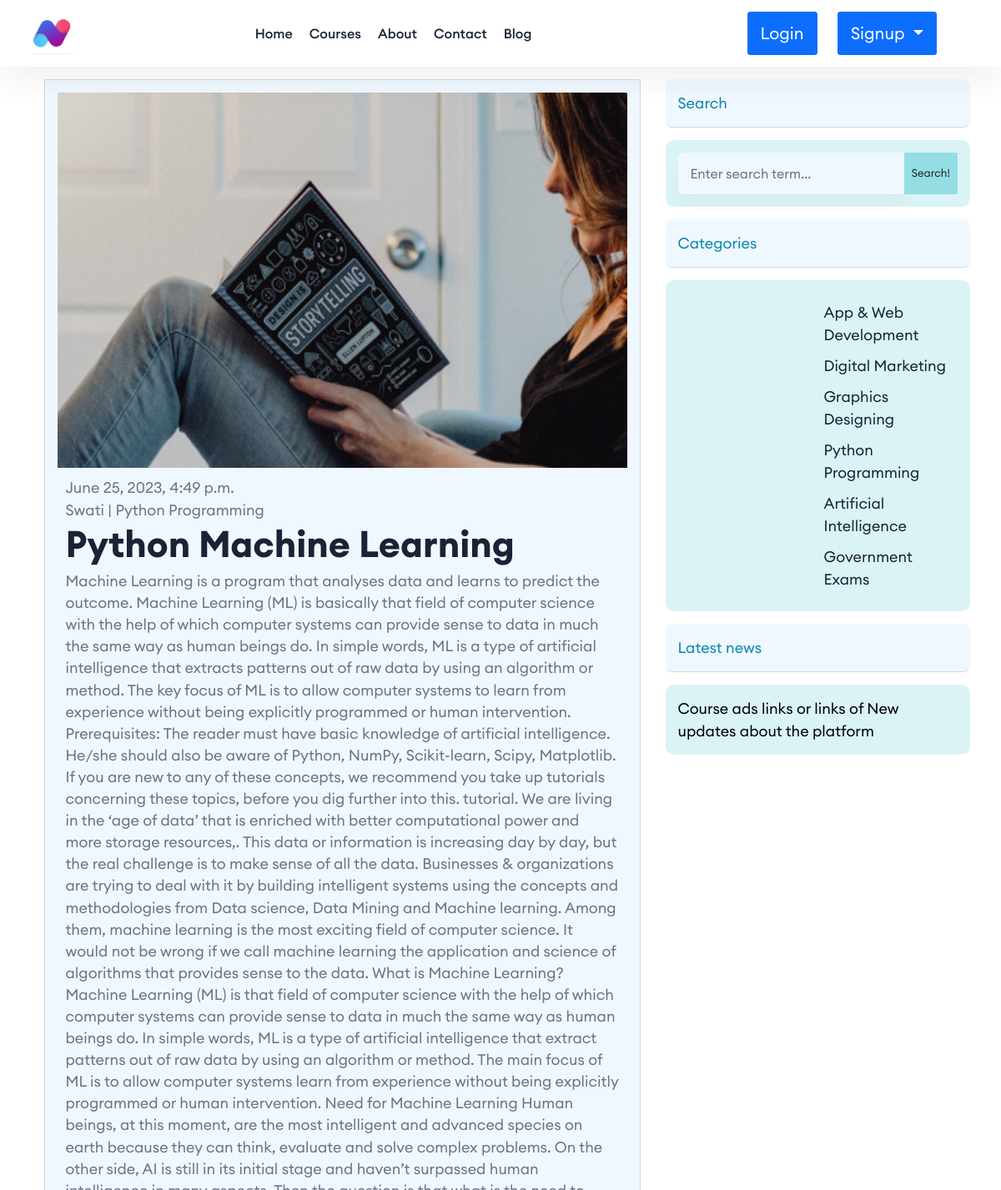
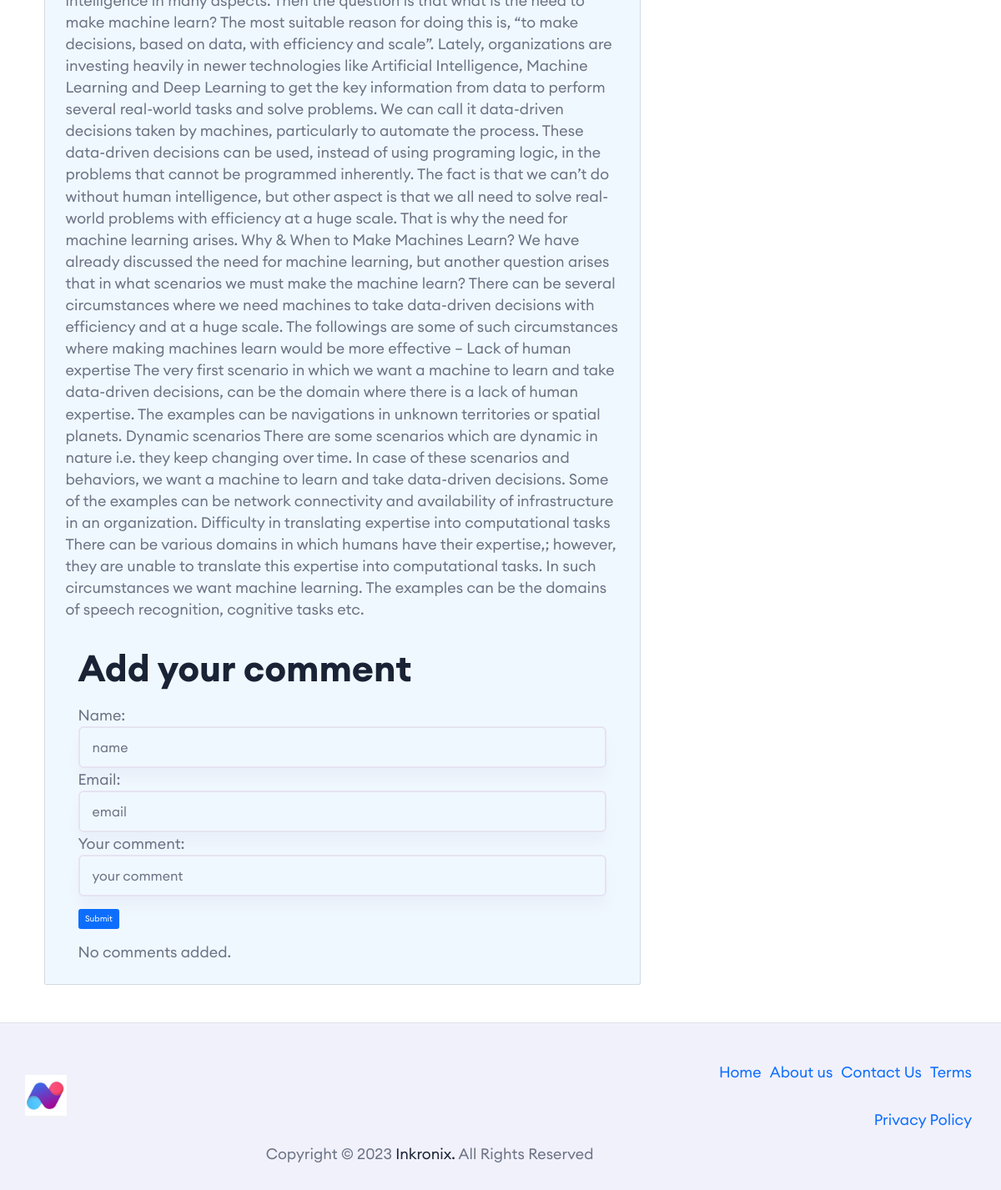
Screenshot of /blog/9 with the database file from the repository (2 pictures, top to bottom).
### blog/models.py (models this page shows, shortened)
class Blog(models.Model):
    blog_title = models.CharField(default="Title", max_length=100)
    blog_text = models.TextField(default="My Blog", max_length=10000)
    blog_image = models.ImageField(upload_to="images/blog")
    blog_date_time = models.DateTimeField(default=datetime.now)
    writer_name = models.ForeignKey(Writer, on_delete=models.CASCADE, related_name = 'writer')
    blog_category = models.ForeignKey(Category, on_delete=models.CASCADE)

class Writer(models.Model):
    writer_name = models.CharField(max_length=100, unique=True)

class Category(models.Model):
    topic = models.CharField(max_length=100)
    def __str__(self):
        return self.topic

### blog/views.py (the view, shortened to what this page needs)
# urls.py: path('<int:pk>', BlogView.as_view(), name='blog-page'),
class BlogView(View):
    def get(self,request,pk):
        blog = Blog.objects.get(id=pk)
        comment_form = CommentForm()
        comments = Comment.objects.filter(blog = blog.id).order_by('-created_on')
        categories = Category.objects.all()
        category_id = request.GET.get('category')
        if category_id:
            blogs = Blog.get_blogs_by_category_id(category_id=category_id).order_by('-blog_date_time')
            return render(request, 'Blogs/blog.html', {'blogs':blogs, 'categories':categories})
        else:
            return render(request,'Blogs/blog-view.html', {'blog':blog, 'comment_form':comment_form, 'comments':comments, 'categories':categories})

### blog/forms.py
class CommentForm(forms.ModelForm):
    class Meta:
        model = Comment
        fields = ('name', 'email', 'your_comment')

### templates/Blogs/blog-view.html (shortened to what this page needs)
{% extends 'base.html' %}
{% load static %}
{% block content %}
<div class="container">
    <div class="row">
        <div class="col-lg-8">
            <div class="card m-4 p-4" style="background-color:aliceblue">
                <img class="card-img-top" src="{{blog.blog_image.url}}"
                        style="width: 100%; height: 450px;" alt="..." />
                <div class="card-body">
                    <div class="large text-muted">{{blog.blog_date_time}}</div>
                    <div class="large text-muted">{{blog.writer_name.writer_name}} | {{blog.blog_category}}</div>
                    <h2 class="card-title">{{blog.blog_title}}</h2>
                    <p class="card-text">{{blog.blog_text}}</p>
                    <div class="container">
                        <h2 class="my-4">Add your comment</h2>
                        <form method="post">
                            {{comment_form}}
                            <button class="btn btn-primary my-4" type="submit" name="blog_id" value="{{blog.id}}">Submit</button>
                        </form>
                        {% for c in comments %}
                            <div class="dropdown-divider"></div>
                            <div class="container darker">
                                <div>{{c.your_comment}}</div>
                                <div>{{c.name}}</div>
                                <span class="time-right">{{c.created_on}} | {{blog.blog_category}}</span>
                            </div>
                            <div class="dropdown-divider"></div>
                        {% empty %}
                            <p>No comments added.</p>
                        {% endfor %}
                    </div>
                    </div>
                </div>
            </div>
        <div class="col-lg-4">
            <div class="card my-4" style="border-style: hidden;">
                <div class="card-header p-4 mb-4" style="background-color:aliceblue; border-radius: 0.8rem; color: rgb(10, 135, 177);">Search</div>
                <div class="card-body p-4" style="background-color: rgb(218, 244, 246); border-radius: 1.0rem;">
                    <div class="input-group">
                        <input class="form-control" type="text" style="background-color:aliceblue; border-style: hidden;" placeholder="Enter search term..."
                            aria-label="Enter search term..." aria-describedby="button-search" />
                        <button class="btn" id="button-search" type="button" style="font-size: small; background-color:rgb(148, 222, 227); border-radius: 1.0;">Search!</button>
                    </div>
                </div>
            </div>
            <div class="card mb-4" style="border-style: hidden;">
                <div class="card-header p-4 mb-4" style="background-color:aliceblue; border-radius: 0.8rem; color: rgb(10, 135, 177);">Categories</div>
                <div class="card-body p-4" style="background-color: rgb(218, 244, 246); border-radius: 1.0rem;">
                    <div class="row">
                        <div class="col-sm-6">
                        </div>
                        <div class="col-sm-6">
                            <ul class="list-unstyled mb-0">
                                {% for category in categories %}
                                {% if category.id >= 5 %}
                                <li><a href="?category={{category.id}}">{{category.topic}}</a></li>
                                {% endif %}
                                {% endfor %}
                            </ul>
                        </div>
                    </div>
                </div>
            </div>
            <div class="card mb-4" style="border-style: hidden;">
                <div class="card-header p-4 mb-4" style="background-color:aliceblue; border-radius: 0.8rem; color: rgb(10, 135, 177);">Latest news</div>
                <div class="card-body p-4" style="background-color: rgb(218, 244, 246); border-radius: 1.0rem; color: black;">Course ads links or links of New updates about the platform</div>
            </div>
        </div>
    </div>
</div>
{% endblock content %}

### rows the page displays
Blog: blog_image (picture), blog_date_time "June 25, 2023, 4:49 p.m.", writer_name.writer_name "Swati", blog_category "Python Programming", blog_title "Python Machine Learning", blog_text "Machine Learning is a program that analyses data and learns to predict the outcome. Machine Learning (ML) is basically that field of computer science with the help of which computer systems can provide sense to data in much the same way as human beings do. In simple words, ML is a type of artificial intelligence that extracts patterns out of raw data by using an algorithm or method. The key focus of ML is to allow computer systems to learn from experience without being explicitly programmed or human intervention. Prerequisites: The reader must have basic knowledge of artificial intelligence. He/she should also be aware of Python, NumPy, Scikit-learn, Scipy, Matplotlib. If you are new to any…"
Category: topic "App & Web Development"
Category: topic "Digital Marketing"
Category: topic "Graphics Designing"
Category: topic "Python Programming"
Category: topic "Artificial Intelligence"
Category: topic "Government Exams"
